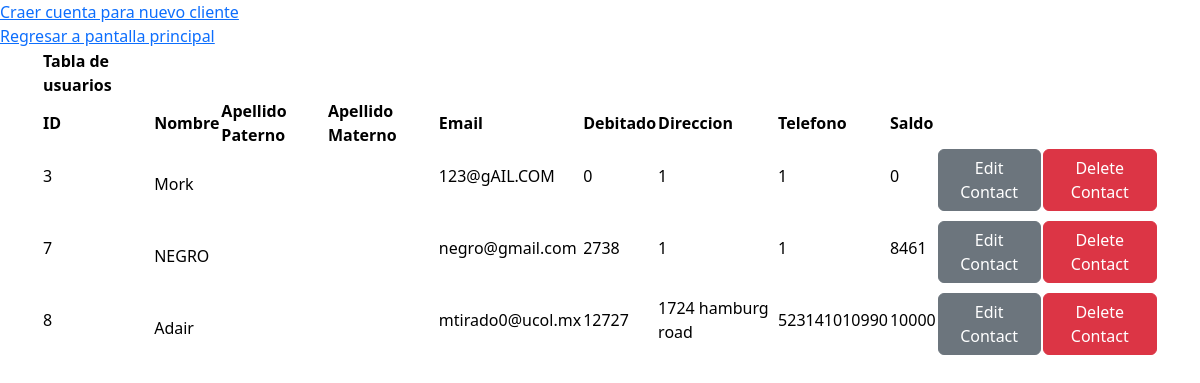
The page /crud_users/users_table.php on the database its author committed.
### tables this page shows
CREATE TABLE `users` (
  `id_U` int(100) NOT NULL,
  `name_U` varchar(60) NOT NULL,
  `lastname1_U` varchar(60) NOT NULL,
  `lastname2_U` varchar(60) NOT NULL,
  `password_U` varchar(200) NOT NULL,
  `email_U` varchar(100) NOT NULL,
  `debited` int(50) DEFAULT NULL,
  `address_U` varchar(200) NOT NULL,
  `phone` bigint(13) NOT NULL,
  `id_A1` int(100) NOT NULL,
  `balance` int(100) DEFAULT NULL
);

### crud_users/users_table.php (the view, shortened to what this page needs)
<?php
require "../ConnectDB.php";
$clients = $conn->query("SELECT * FROM users");
?>
<!DOCTYPE html>
<html lang="en">
<head>
    <link href="https://cdn.jsdelivr.net/npm/bootstrap@5.2.2/dist/css/bootstrap.min.css"
    rel="stylesheet"
>
    <link rel="stylesheet" href="../styles/styleUserTable.css">
</head>
<body>
<a href="../Register_U.php">Craer cuenta para nuevo cliente</a> <br>
<a href="../admin.php">Regresar a pantalla principal</a> <br>
<div class="container">
    <table class="table-primary">
        <tr>
            <th>Tabla de usuarios</th>
        </tr>
        <tr>
            <th>ID</th>
            <th>Nombre</th>
            <th>Apellido Paterno</th>
            <th>Apellido Materno</th>
            <th>Email</th>
            <th>Debitado</th>
            <th>Direccion</th>
            <th>Telefono</th>
            <th>Saldo</th>
        </tr>
  <?php foreach ($clients as $client) { ?>
    <tr>
        <td><p><?= $client["id_U"] ?></p></td>
        <td><p class="card-title text-capitalize"><?= $client["name_U"] ?></p></td>
        <td><p class="card-title text-capitalize"><?= $client["lastname1_U"] ?></p></td>
        <td><p class="card-title text-capitalize"><?= $client["lastname2_U"] ?></p></td>
        <td><p><?= $client["email_U"] ?></p></td>
        <td><p><?= $client["debited"] ?></p></td>
        <td><p><?= $client["address_U"] ?></p></td>
        <td><p><?= $client["phone"] ?></p></td>
        <td><p><?= $client["balance"] ?></p></td>
        <td><a href="editUser.php?id_U=<?= $client["id_U"] ?>" class="btn btn-secondary mb-2">Edit Contact</a></td>
        <td><a href="deleteUser.php?id_U=<?= $client["id_U"] ?>" class="btn btn-danger mb-2">Delete Contact</a></td>
    </tr>
  <?php } ?>
  </table>
  </div>
</body>
</html>

### styles/styleUserTable.css (style rules this page uses)
.container { display: flex; align-items: center; flex-direction: column; justify-content: center; }

### rows shown on the page
users: id_U "3", name_U "Mork", email_U "123@gAIL.COM", debited "0", address_U "1", phone "1", balance "0"
users: id_U "7", name_U "NEGRO", email_U "negro@gmail.com", debited "2738", address_U "1", phone "1", balance "8461"
users: id_U "8", name_U "Adair", email_U "mtirado0@ucol.mx", debited "12727", address_U "1724 hamburg road", phone "523141010990", balance "10000"
